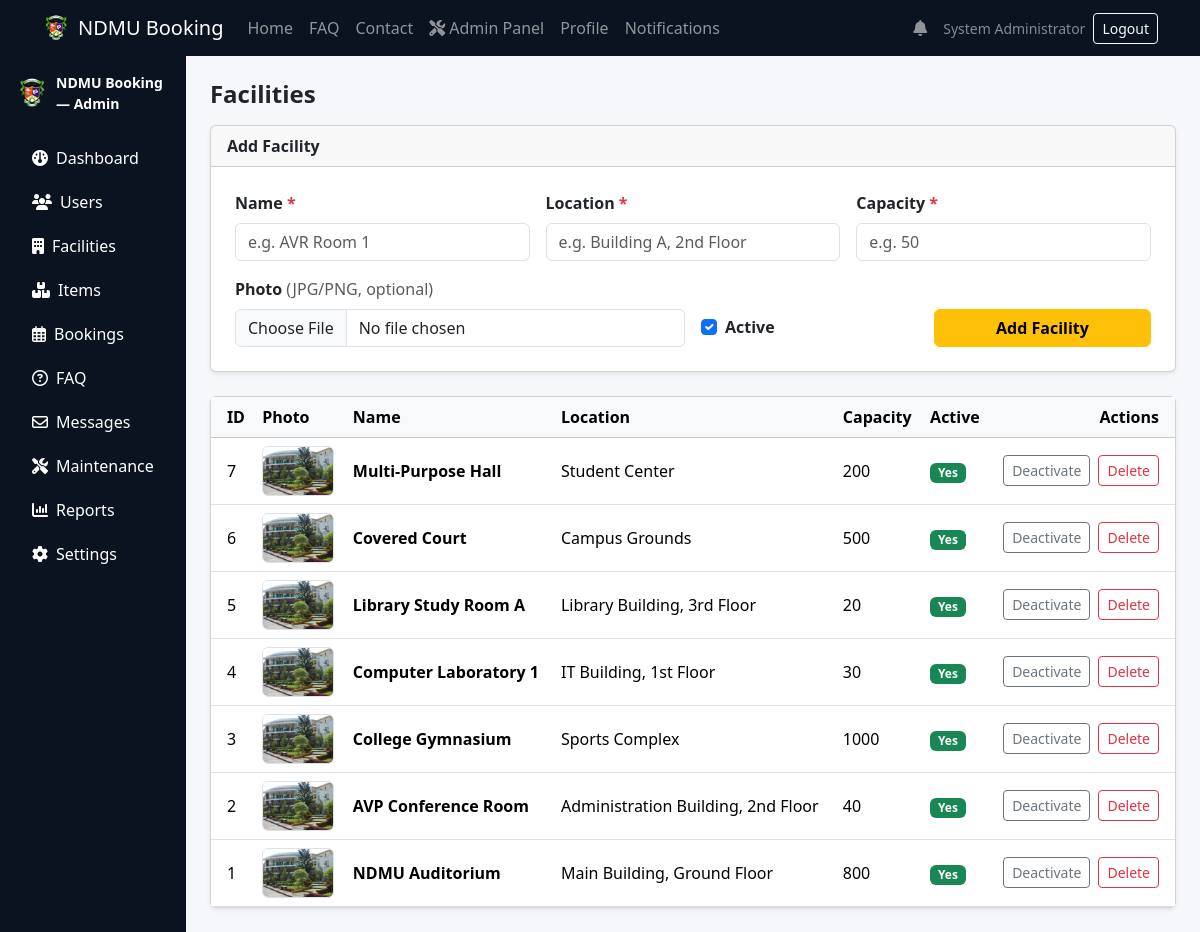
The app's page /admin_facilities.php (signed in) with its own data.
### tables this page shows
CREATE TABLE IF NOT EXISTS facilities (
    id          INT AUTO_INCREMENT PRIMARY KEY,
    name        VARCHAR(255) NOT NULL,
    location    VARCHAR(255) NOT NULL,
    capacity    INT NOT NULL,
    photo_path  VARCHAR(255),
    description TEXT,
    is_active   TINYINT(1) DEFAULT 1,
    created_at  TIMESTAMP DEFAULT CURRENT_TIMESTAMP
);

### includes/auth.php (called while the page is built, shortened)
<?php
require_once __DIR__ . '/functions.php';
function isLoggedIn(): bool
{
    return !empty($_SESSION['user']) && is_array($_SESSION['user']);
}
function getCurrentUser(): ?array
{
    return isLoggedIn() ? $_SESSION['user'] : null;
}

### includes/functions.php (called while the page is built, shortened)
<?php
function e(?string $value): string
{
    return htmlspecialchars((string)$value, ENT_QUOTES | ENT_SUBSTITUTE, 'UTF-8');
}

### admin_facilities.php (the view, shortened to what this page needs)
<?php
require_once __DIR__ . '/includes/auth.php';
require_once __DIR__ . '/includes/db.php';
require_once __DIR__ . '/includes/functions.php';
$rows = [];
try {
    $rows = $pdo->query('SELECT * FROM facilities ORDER BY created_at DESC, id DESC')->fetchAll();
} catch (Throwable) {}
?>
<?php require_once __DIR__ . '/includes/header.php'; ?>
<?php require_once __DIR__ . '/includes/navbar.php'; ?>
<?php require_once __DIR__ . '/includes/admin_sidebar.php'; ?>
<h1 class="h4 fw-bold mb-3">Facilities</h1>
<div class="card shadow-sm mb-4">
    <div class="card-header fw-semibold">Add Facility</div>
    <div class="card-body p-4">
        <form method="post" enctype="multipart/form-data">
            <div class="row g-3">
                <div class="col-md-4">
                    <label class="form-label fw-semibold">Name <span class="text-danger">*</span></label>
                    <input class="form-control" name="name" placeholder="e.g. AVR Room 1" required>
                </div>
                <div class="col-md-4">
                    <label class="form-label fw-semibold">Location <span class="text-danger">*</span></label>
                    <input class="form-control" name="location" placeholder="e.g. Building A, 2nd Floor" required>
                </div>
                <div class="col-md-4">
                    <label class="form-label fw-semibold">Capacity <span class="text-danger">*</span></label>
                    <input class="form-control" type="number" min="1" name="capacity" placeholder="e.g. 50" required>
                </div>
                <div class="col-md-6">
                    <label class="form-label fw-semibold">Photo <span class="text-muted fw-normal">(JPG/PNG, optional)</span></label>
                    <input class="form-control" type="file" name="photo" accept="image/jpeg,image/png">
                </div>
                <div class="col-md-3 d-flex align-items-end">
                    <div class="form-check mb-2">
                        <input class="form-check-input" type="checkbox" name="is_active" id="facActive" checked>
                        <label class="form-check-label fw-semibold" for="facActive">Active</label>
                    </div>
                </div>
                <div class="col-md-3 d-flex align-items-end">
                    <button class="btn btn-warning fw-semibold w-100">Add Facility</button>
                </div>
            </div>
        </form>
    </div>
</div>
<div class="card shadow-sm">
    <div class="card-body p-0">
        <div class="table-responsive">
            <table class="table align-middle mb-0">
                <thead class="table-light">
                    <tr>
                        <th class="ps-3">ID</th>
                        <th>Photo</th>
                        <th>Name</th>
                        <th>Location</th>
                        <th>Capacity</th>
                        <th>Active</th>
                        <th class="text-end pe-3">Actions</th>
                    </tr>
                </thead>
                <tbody>
                    <?php foreach ($rows as $r): ?>
                        <tr>
                            <td class="ps-3"><?= (int)$r['id'] ?></td>
                            <td>
                                <?php $img = $r['photo_path'] ? (string)$r['photo_path'] : 'assets/images/ndmubg.jpg'; ?>
                                <img src="<?= e($img) ?>" width="72" height="50"
                                     style="object-fit:cover;border-radius:6px;" class="border" alt="photo">
                            </td>
                            <td class="fw-semibold"><?= e((string)$r['name']) ?></td>
                            <td><?= e((string)$r['location']) ?></td>
                            <td><?= (int)$r['capacity'] ?></td>
                            <td>
                                <?= (int)$r['is_active'] === 1
                                    ? '<span class="badge bg-success">Yes</span>'
                                    : '<span class="badge bg-secondary">No</span>' ?>
                            </td>
                            <td class="text-end pe-3">
                                <div class="d-flex justify-content-end gap-2 flex-wrap">
                                    <form method="post" class="d-inline">
                                        <button class="btn btn-sm btn-outline-secondary">
                                            <?= (int)$r['is_active'] === 1 ? 'Deactivate' : 'Activate' ?>
                                        </button>
                                    </form>
                                    <form method="post" class="d-inline"
                                          onsubmit="return confirm('Delete this facility?');">
                                        <button class="btn btn-sm btn-outline-danger">Delete</button>
                                    </form>
                                </div>
                            </td>
                        </tr>
                    <?php endforeach; ?>
                </tbody>
            </table>
        </div>
    </div>
</div>
<?php require_once __DIR__ . '/includes/admin_sidebar_end.php'; ?>
<?php require_once __DIR__ . '/includes/footer.php'; ?>

### includes/header.php (shortened to what this page needs)
<?php
require_once __DIR__ . '/auth.php';
?>
<!doctype html>
<html lang="en">
<head>
  <link href="https://cdn.jsdelivr.net/npm/bootstrap@5.3.3/dist/css/bootstrap.min.css" rel="stylesheet">
  <link href="https://cdnjs.cloudflare.com/ajax/libs/font-awesome/6.5.2/css/all.min.css" rel="stylesheet">
  <link href="assets/css/style.css" rel="stylesheet">
</head>
<body>

### includes/navbar.php (shortened to what this page needs)
<?php
require_once __DIR__ . '/auth.php';
$user = getCurrentUser();
?>
<nav class="navbar navbar-expand-lg navbar-dark bg-ndmu-dark">
  <div class="container">
    <a class="navbar-brand d-flex align-items-center gap-2" href="<?= $user ? 'student_dashboard.php' : 'index.php' ?>">
      <img src="assets/images/ndmulogo.png" alt="NDMU" width="28" height="28" style="object-fit:contain">
      <span>NDMU Booking</span>
    </a>
    <div class="collapse navbar-collapse" id="ndmuNav">
      <ul class="navbar-nav me-auto mb-2 mb-lg-0">
        <li class="nav-item"><a class="nav-link" href="index.php">Home</a></li>
        <li class="nav-item"><a class="nav-link" href="faq.php">FAQ</a></li>
        <li class="nav-item"><a class="nav-link" href="contact.php">Contact</a></li>
        <?php if ($user): ?>
          <?php if ((string)$user['role'] === 'admin'): ?>
            <li class="nav-item"><a class="nav-link" href="admin_panel.php"><i class="fa-solid fa-screwdriver-wrench me-1"></i>Admin Panel</a></li>
          <?php endif; ?>
          <li class="nav-item"><a class="nav-link" href="profile.php">Profile</a></li>
          <li class="nav-item"><a class="nav-link" href="notifications.php">Notifications</a></li>
        <?php endif; ?>
      </ul>
      <ul class="navbar-nav ms-auto align-items-lg-center gap-lg-2">
        <?php if ($user): ?>
          <li class="nav-item">
            <a class="nav-link position-relative" href="notifications.php" aria-label="Notifications">
              <i class="fa-solid fa-bell"></i>
            </a>
          </li>
          <li class="nav-item">
            <span class="navbar-text small text-white-50"><?= e((string)$user['name']) ?></span>
          </li>
          <li class="nav-item">
            <a class="btn btn-sm btn-outline-light" href="logout.php">Logout</a>
          </li>
        <?php else: ?>
          <li class="nav-item"><a class="btn btn-sm btn-outline-light" href="login.php">Sign In</a></li>
          <li class="nav-item"><a class="btn btn-sm btn-warning" href="register.php">Register</a></li>
        <?php endif; ?>
      </ul>
    </div>
  </div>
</nav>

### includes/admin_sidebar.php (shortened to what this page needs)
<div class="d-flex">
  <aside class="bg-ndmu-dark text-white p-3" style="width:260px;min-height:calc(100vh - 56px);">
    <div class="d-flex align-items-center gap-2 mb-4">
      <img src="assets/images/ndmulogo.png" alt="NDMU" width="32" height="32" style="object-fit:contain">
      <div class="fw-semibold small">NDMU Booking — Admin</div>
    </div>
    <div class="nav flex-column gap-1">
      <a class="nav-link text-white" href="admin_panel.php"><i class="fa-solid fa-gauge me-2"></i>Dashboard</a>
      <a class="nav-link text-white" href="admin_users.php"><i class="fa-solid fa-users me-2"></i>Users</a>
      <a class="nav-link text-white" href="admin_facilities.php"><i class="fa-solid fa-building me-2"></i>Facilities</a>
      <a class="nav-link text-white" href="admin_items.php"><i class="fa-solid fa-boxes-stacked me-2"></i>Items</a>
      <a class="nav-link text-white" href="admin_bookings.php"><i class="fa-regular fa-calendar-days me-2"></i>Bookings</a>
      <a class="nav-link text-white" href="admin_faq.php"><i class="fa-regular fa-circle-question me-2"></i>FAQ</a>
      <a class="nav-link text-white" href="admin_messages.php"><i class="fa-regular fa-envelope me-2"></i>Messages</a>
      <a class="nav-link text-white" href="admin_maintenance.php"><i class="fa-solid fa-screwdriver-wrench me-2"></i>Maintenance</a>
      <a class="nav-link text-white" href="admin_reports.php"><i class="fa-solid fa-chart-column me-2"></i>Reports</a>
      <a class="nav-link text-white" href="admin_settings.php"><i class="fa-solid fa-gear me-2"></i>Settings</a>
    </div>
  </aside>
  <main class="flex-grow-1 p-3 p-md-4">

### includes/admin_sidebar_end.php (shortened to what this page needs)
  </main>
</div>

### includes/footer.php (shortened to what this page needs)
</body>
</html>

### assets/css/style.css (style rules this page uses)
:root { --ndmu-gold:#d4af37; --ndmu-green:#0b5d1e; --ndmu-dark:#0b1320; }
html,body { height:100%; }
body { background:#f6f7fb; }
.bg-ndmu-dark { background:var(--ndmu-dark)!important; }

### records on screen
facilities: id "7", name "Multi-Purpose Hall", location "Student Center", capacity "200", is_active "Yes"
facilities: id "6", name "Covered Court", location "Campus Grounds", capacity "500", is_active "Yes"
facilities: id "5", name "Library Study Room A", location "Library Building, 3rd Floor", capacity "20", is_active "Yes"
facilities: id "4", name "Computer Laboratory 1", location "IT Building, 1st Floor", capacity "30", is_active "Yes"
facilities: id "3", name "College Gymnasium", location "Sports Complex", capacity "1000", is_active "Yes"
facilities: id "2", name "AVP Conference Room", location "Administration Building, 2nd Floor", capacity "40", is_active "Yes"
facilities: id "1", name "NDMU Auditorium", location "Main Building, Ground Floor", capacity "800", is_active "Yes"

### other values on screen
$user['name'] "System Administrator"
